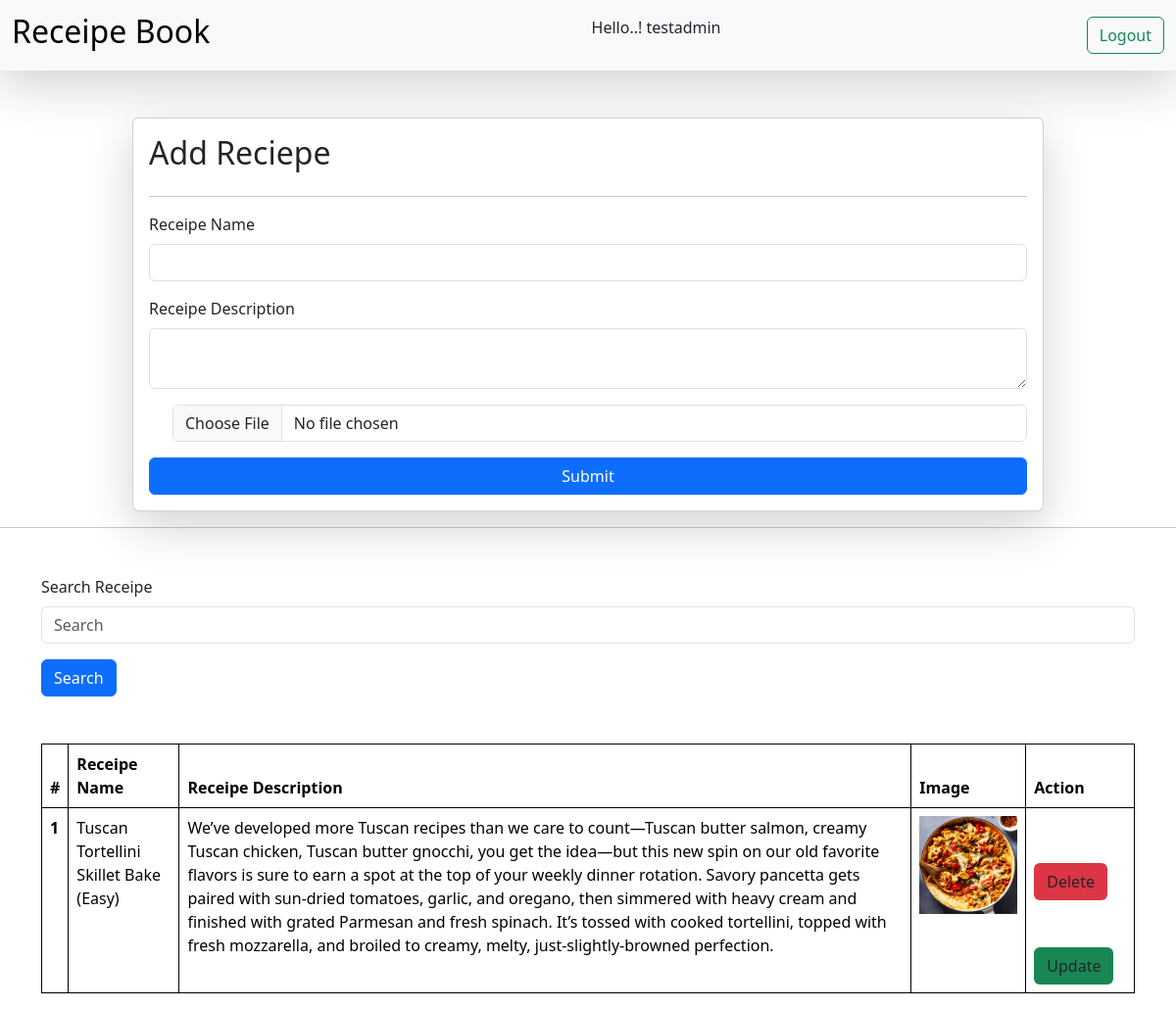
The page /receipe/ (signed in) on the database its author committed.
### vege/models.py (models this page shows)
class Receipe(models.Model):
    user =models.ForeignKey(User, on_delete=models.SET_NULL, null= True, blank=True)
    receipe_name= models.CharField(max_length=100)
    receipe_description=models.TextField()
    receipe_image=models.ImageField(upload_to="receipe")

### vege/views.py (the view, shortened to what this page needs)
# urls.py: path('receipe/',receipe,name="receipe"),
@login_required(login_url="/login/")
def receipe(request):
    queryset= Receipe.objects.all()
    if request.GET.get('search'):
        print(request.GET.get('search'))
        queryset=queryset.filter(receipe_name__icontains = request.GET.get('search'))
    else:
        queryset= Receipe.objects.all()
    context={"receipes": queryset}
    return render(request,'receipe.html',context)

### vege/templates/receipe.html (shortened to what this page needs)
{% extends 'index.html' %}
{% block user %}
{{request.user}}
{% endblock %}
{% block content %}
<div class="container mt-5">
<form class="col-10 mx-auto card p-3 shadow-lg" method="post" enctype="multipart/form-data">
    <h2>Add Reciepe</h2>
    <hr>
    <div class="mb-3">
      <label for="NameofReceipe" class="form-label">Receipe Name</label>
      <input name="receipe_name" required type="text" class="form-control">
    </div>
    <div class="mb-3">
      <label for="Description" class="form-label">Receipe Description</label>
      <textarea name="receipe_description"class="form-control" ></textarea>
    </div>
    <div class="mb-3 form-check">
      <input name="receipe_image" type="file" class="form-control" >
    </div>
    <button type="submit" class="btn btn-primary">Submit</button>
  </form>
  </div>
  <hr>
  <div class="container mt-5">
    <form>
    <label for="NameofReceipe" class="form-label">Search Receipe</label>
      <input class="form-control me-2" name="search" type="search" placeholder="Search" aria-label="Search">
    <div class="mt-3">
      <button type="submit" class="btn btn-primary">Search</button>
    </div>
  </form>
  </div>
  <div class="container mt-5">
  <table class="table">
    <thead>
      <tr>
        <th scope="col">#</th>
        <th scope="col">Receipe Name</th>
        <th scope="col">Receipe Description</th>
        <th scope="col">Image</th>
        <th scope="col">Action</th>
      </tr>
    </thead>
    <tbody>
      {% for item in receipes %}
      <tr>
        <th scope="row">{{forloop.counter}}</th>
        <td>{{item.receipe_name}}</td>
        <td>{{item.receipe_description}}</td>
        <td>
          <image src= "/media/{{item.receipe_image}}" style="height: 100px; width: 100px;"></image></td>
          <td><a href="/delete_receipe/{{item.id}}/" class="btn bg-danger mt-5"> Delete</a>
              <a href="/update_receipe/{{item.id}}/" class="btn bg-success mt-5"> Update</a>
          </td>
      </tr>
      {% endfor %}
    </tbody>
  </table>
</div>
{% endblock %}

### home/templates/index.html (shortened to what this page needs)
<!DOCTYPE html>
<html lang="en">
<head>
    <link href="https://cdn.jsdelivr.net/npm/bootstrap@5.3.3/dist/css/bootstrap.min.css" rel="stylesheet">
</head>
<body>
    <nav class="navbar bg-body-tertiary shadow-lg">
        <div class="container-fluid">
          <a class="navbar-brand"><h2>Receipe Book</h2></a>
          <p> Hello..! {% block user %} {% endblock %} </p>
          <form class="d-flex" role="search">
            {% if request.user.is_authenticated %}
             <a href="/logout/" class="btn btn-outline-success" type="submit">Logout</a>
            {% else %}
            <a href="/login/" class="btn btn-outline-success" type="submit">Login</a>
            {% endif %}
          </form>
        </div>
      </nav>
    {% block content %}
    {% endblock %}
</body>
</html>

### home/templates/index.html (style rules this page uses)
table, th, td { border: 1px solid black; }

### rows shown on the page
Receipe: receipe_name "Tuscan Tortellini Skillet Bake (Easy)", receipe_description "We’ve developed more Tuscan recipes than we care to count—Tuscan butter salmon, creamy Tuscan chicken, Tuscan butter gnocchi, you get the idea—but this new spin on our old favorite flavors is sure to earn a spot at the top of your weekly dinner rotation. Savory pancetta gets paired with sun-dried tomatoes, garlic, and oregano, then simmered with heavy cream and finished with grated Parmesan and fresh spinach. It’s tossed with cooked tortellini, topped with fresh mozzarella, and broiled to creamy, melty, just-slightly-browned perfection.", receipe_image (picture)

### other values the page prints
{{ request.user }} "testadmin"
